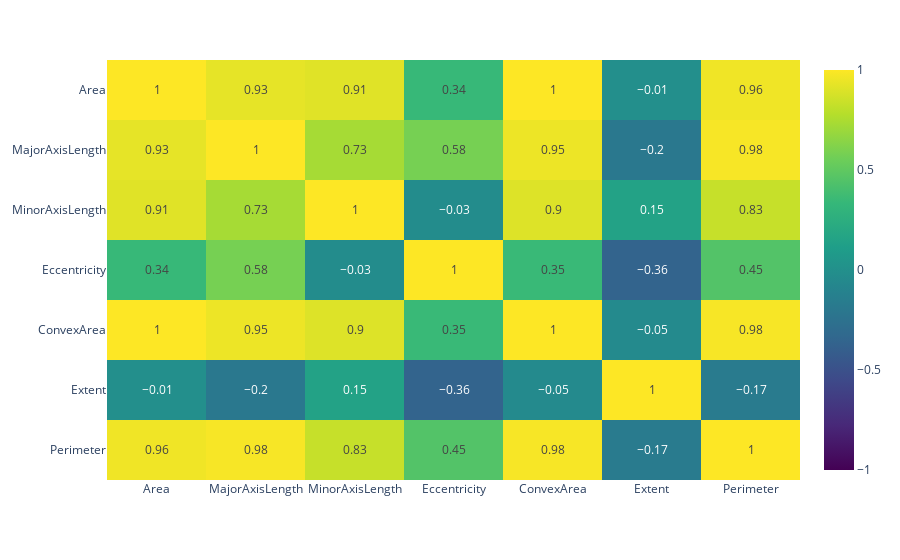

The code cell stored with this chart in its notebook:
### Code cell
fig = px.imshow(
    df.corr().round(2), 
    text_auto=True, zmin=-1, zmax=1,
    color_continuous_scale='viridis',
    aspect="auto",
)
fig.show()

### Figure 1 — Plotly figure (JSON) as saved in the notebook; plotly's stock layout.template omitted (floating-point values rounded to 4 significant figures)
{"data": [{"coloraxis": "coloraxis", "hovertemplate": "x: %{x}<br>y: %{y}<br>color: %{z}<extra></extra>", "name": "0", "texttemplate": "%{z}", "type": "heatmap", "x": ["Area", "MajorAxisLength", "MinorAxisLength", "Eccentricity", "ConvexArea", "Extent", "Perimeter"], "xaxis": "x", "y": ["Area", "MajorAxisLength", "MinorAxisLength", "Eccentricity", "ConvexArea", "Extent", "Perimeter"], "yaxis": "y", "z": [[1, 0.93, 0.91, 0.34, 1, -0.01, 0.96], [0.93, 1, 0.73, 0.58, 0.95, -0.2, 0.98], [0.91, 0.73, 1, -0.03, 0.9, 0.15, 0.83], [0.34, 0.58, -0.03, 1, 0.35, -0.36, 0.45], [1, 0.95, 0.9, 0.35, 1, -0.05, 0.98], [-0.01, -0.2, 0.15, -0.36, -0.05, 1, -0.17], [0.96, 0.98, 0.83, 0.45, 0.98, -0.17, 1]]}], "layout": {"coloraxis": {"cmax": 1, "cmin": -1, "colorscale": [[0, "#440154"], [0.1111, "#482878"], [0.2222, "#3e4989"], [0.3333, "#31688e"], [0.4444, "#26828e"], [0.5556, "#1f9e89"], [0.6667, "#35b779"], [0.7778, "#6ece58"], [0.8889, "#b5de2b"], [1, "#fde725"]]}, "margin": {"t": 60}, "xaxis": {"anchor": "y", "domain": [0, 1]}, "yaxis": {"anchor": "x", "autorange": "reversed", "domain": [0, 1]}}}
